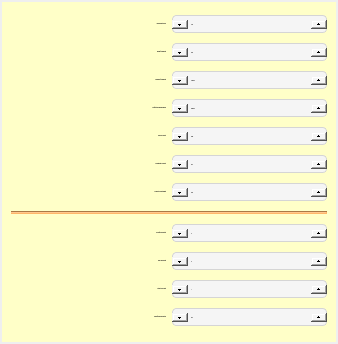
       <widget class="QWidget" name="scrollAreaWidgetContents">
        <property name="geometry">
         <rect>
          <x>0</x>
          <y>0</y>
          <width>338</width>
          <height>344</height>
         </rect>
        </property>
        <layout class="QGridLayout" name="gridLayout">
         <property name="leftMargin">
          <number>2</number>
         </property>
         <property name="topMargin">
          <number>2</number>
         </property>
         <property name="rightMargin">
          <number>2</number>
         </property>
         <property name="bottomMargin">
          <number>2</number>
         </property>
         <property name="spacing">
          <number>2</number>
         </property>
         <item row="0" column="0">
          <widget class="QWidget" name="widget" native="true">
           <property name="minimumSize">
            <size>
             <width>0</width>
             <height>0</height>
            </size>
           </property>
           <property name="styleSheet">
            <string notr="true">background-color: #ffffc8;</string>
           </property>
           <layout class="QGridLayout" name="gridLayout_5">
            <item row="13" column="0">
             <widget class="QLabel" name="label_14">
              <property name="minimumSize">
               <size>
                <width>50</width>
                <height>0</height>
               </size>
              </property>
              <property name="maximumSize">
               <size>
                <width>200</width>
                <height>16777215</height>
               </size>
              </property>
              <property name="font">
               <font>
                <family>Arial</family>
                <pointsize>-1</pointsize>
                <bold>true</bold>
               </font>
              </property>
              <property name="styleSheet">
               <string notr="true">color: black</string>
              </property>
              <property name="text">
               <string>Кількість потоків</string>
              </property>
              <property name="alignment">
               <set>Qt::AlignRight|Qt::AlignTrailing|Qt::AlignVCenter</set>
              </property>
             </widget>
            </item>
            <item row="7" column="1">
             <widget class="QDoubleSpinBox" name="ScoutsRandomnessSB">
              <property name="minimumSize">
               <size>
                <width>50</width>
                <height>0</height>
               </size>
              </property>
              <property name="maximumSize">
               <size>
                <width>200</width>
                <height>16777215</height>
               </size>
              </property>
              <property name="font">
               <font>
                <family>Arial Black</family>
                <pointsize>-1</pointsize>
                <bold>true</bold>
               </font>
              </property>
              <property name="styleSheet">
               <string notr="true">QDoubleSpinBox {
	border: 1px solid #d5d5d5; 
    background-color: #f5f5f5;        
	border-radius: 4px;        
	selection-background-color: #00000000;
	selection-color: #000088;
	qproperty-alignment: 'AlignCenter';
	color: black;
}

QDoubleSpinBox::down-button {
  border-radius: 4px;
  width: 20px;               
  height: 13px;               
  image: url(:/AntsSettingsVisual/decrease.png);
}
QDoubleSpinBox::up-button {
  border-radius: 4px;
  width: 20px;               
  height: 13px;               
  image: url(:/AntsSettingsVisual/increase.png);
}

QDoubleSpinBox::up-button:pressed, QDoubleSpinBox::down-button:pressed {	
	border-radius: 4px;
    background-color: #d5d5d5;       
    width: 20px;              
    height: 13px;               
}

QDoubleSpinBox::up-button { 
	subcontrol-origin: border; 
	subcontrol-position: right;
}
QDoubleSpinBox::down-button { 
	subcontrol-origin: border; 
	subcontrol-position: left; 
}

QDoubleSpinBox::editor {
    alignment: AlignCenter; 
}
</string>
              </property>
              <property name="maximum">
               <double>100.000000000000000</double>
              </property>
              <property name="singleStep">
               <double>0.500000000000000</double>
              </property>
              <property name="value">
               <double>2.000000000000000</double>
              </property>
             </widget>
            </item>
            <item row="1" column="0">
             <widget class="QLabel" name="label_8">
              <property name="minimumSize">
               <size>
                <width>50</width>
                <height>0</height>
               </size>
              </property>
              <property name="maximumSize">
               <size>
                <width>200</width>
                <height>16777215</height>
               </size>
              </property>
              <property name="font">
               <font>
                <family>Arial</family>
                <pointsize>-1</pointsize>
                <bold>true</bold>
               </font>
              </property>
              <property name="styleSheet">
               <string notr="true">color: black</string>
              </property>
              <property name="text">
               <string>Вплив феромонів</string>
              </property>
              <property name="alignment">
               <set>Qt::AlignRight|Qt::AlignTrailing|Qt::AlignVCenter</set>
              </property>
             </widget>
            </item>
            <item row="2" column="1">
             <widget class="QDoubleSpinBox" name="lengthToPheromonEffectSB">
              <property name="minimumSize">
               <size>
                <width>50</width>
                <height>0</height>
               </size>
              </property>
              <property name="maximumSize">
               <size>
                <width>200</width>
                <height>16777215</height>
               </size>
              </property>
              <property name="font">
               <font>
                <family>Arial Black</family>
                <pointsize>-1</pointsize>
                <bold>true</bold>
               </font>
              </property>
              <property name="styleSheet">
               <string notr="true">QDoubleSpinBox {
	border: 1px solid #d5d5d5; 
    background-color: #f5f5f5;        
	border-radius: 4px;        
	selection-background-color: #00000000;
	selection-color: #000088;
	qproperty-alignment: 'AlignCenter';
	color: black;
}

QDoubleSpinBox::down-button {
  border-radius: 4px;
  width: 20px;               
  height: 13px;               
  image: url(:/AntsSettingsVisual/decrease.png);
}
QDoubleSpinBox::up-button {
  border-radius: 4px;
  width: 20px;               
  height: 13px;               
  image: url(:/AntsSettingsVisual/increase.png);
}

QDoubleSpinBox::up-button:pressed, QDoubleSpinBox::down-button:pressed {	
	border-radius: 4px;
    background-color: #d5d5d5;       
    width: 20px;              
    height: 13px;               
}

QDoubleSpinBox::up-button { 
	subcontrol-origin: border; 
	subcontrol-position: right;
}
QDoubleSpinBox::down-button { 
	subcontrol-origin: border; 
	subcontrol-position: left; 
}

QDoubleSpinBox::editor {
    alignment: AlignCenter; 
}
</string>
              </property>
              <property name="decimals">
               <number>5</number>
              </property>
              <property name="singleStep">
               <double>0.010000000000000</double>
              </property>
              <property name="value">
               <double>1.000000000000000</double>
              </property>
             </widget>
            </item>
            <item row="2" column="0">
             <widget class="QLabel" name="label_10">
              <property name="minimumSize">
               <size>
                <width>50</width>
                <height>0</height>
               </size>
              </property>
              <property name="maximumSize">
               <size>
                <width>200</width>
                <height>16777215</height>
               </size>
              </property>
              <property name="font">
               <font>
                <family>Arial</family>
                <pointsize>-1</pointsize>
                <bold>true</bold>
               </font>
              </property>
              <property name="styleSheet">
               <string notr="true">color: black</string>
              </property>
              <property name="text">
               <string>Залишати феромонів</string>
              </property>
              <property name="alignment">
               <set>Qt::AlignRight|Qt::AlignTrailing|Qt::AlignVCenter</set>
              </property>
             </widget>
            </item>
            <item row="10" column="0">
             <widget class="QLabel" name="label_11">
              <property name="minimumSize">
               <size>
                <width>50</width>
                <height>0</height>
               </size>
              </property>
              <property name="maximumSize">
               <size>
                <width>200</width>
                <height>16777215</height>
               </size>
              </property>
              <property name="font">
               <font>
                <family>Arial</family>
                <pointsize>-1</pointsize>
                <bold>true</bold>
               </font>
              </property>
              <property name="styleSheet">
               <string notr="true">color: black</string>
              </property>
              <property name="text">
               <string>Макс. переходів</string>
              </property>
              <property name="alignment">
               <set>Qt::AlignRight|Qt::AlignTrailing|Qt::AlignVCenter</set>
              </property>
             </widget>
            </item>
            <item row="6" column="1">
             <widget class="QSpinBox" name="ScoutsNumberSB">
              <property name="font">
               <font>
                <family>Arial Black</family>
                <pointsize>-1</pointsize>
                <bold>true</bold>
               </font>
              </property>
              <property name="styleSheet">
               <string notr="true">QSpinBox {
	border: 1px solid #d5d5d5; 
    background-color: #f5f5f5;        
	border-radius: 4px;        
	selection-background-color: #00000000;
	selection-color: #000088;
	qproperty-alignment: 'AlignCenter';
	color: black;
}
QSpinBox::down-button {
  border-radius: 4px;
  width: 20px;               
  height: 13px;               
  image: url(:/AntsSettingsVisual/decrease.png);
}
QSpinBox::up-button {
  border-radius: 4px;
  width: 20px;               
  height: 13px;               
  image: url(:/AntsSettingsVisual/increase.png);
}
QSpinBox::up-button:pressed, QSpinBox::down-button:pressed {	
	border-radius: 4px;
    background-color: #d5d5d5;       
    width: 20px;              
    height: 13px;               
}
QSpinBox::up-button { 
	subcontrol-origin: border; 
	subcontrol-position: right;
}
QSpinBox::down-button { 
	subcontrol-origin: border; 
	subcontrol-position: left; 
}
QSpinBox::editor {
    alignment: AlignCenter; 
}
</string>
              </property>
              <property name="maximum">
               <number>1000000000</number>
              </property>
              <property name="singleStep">
               <number>50</number>
              </property>
              <property name="value">
               <number>100</number>
              </property>
             </widget>
            </item>
            <item row="9" column="1">
             <widget class="QSpinBox" name="GenerationsPopulationSB">
              <property name="font">
               <font>
                <family>Arial Black</family>
                <pointsize>-1</pointsize>
                <bold>true</bold>
               </font>
              </property>
              <property name="styleSheet">
               <string notr="true">QSpinBox {
	border: 1px solid #d5d5d5; 
    background-color: #f5f5f5;        
	border-radius: 4px;        
	selection-background-color: #00000000;
	selection-color: #000088;
	qproperty-alignment: 'AlignCenter';
	color: black;
}
QSpinBox::down-button {
  border-radius: 4px;
  width: 20px;               
  height: 13px;               
  image: url(:/AntsSettingsVisual/decrease.png);
}
QSpinBox::up-button {
  border-radius: 4px;
  width: 20px;               
  height: 13px;               
  image: url(:/AntsSettingsVisual/increase.png);
}
QSpinBox::up-button:pressed, QSpinBox::down-button:pressed {	
	border-radius: 4px;
    background-color: #d5d5d5;       
    width: 20px;              
    height: 13px;               
}
QSpinBox::up-button { 
	subcontrol-origin: border; 
	subcontrol-position: right;
}
QSpinBox::down-button { 
	subcontrol-origin: border; 
	subcontrol-position: left; 
}
QSpinBox::editor {
    alignment: AlignCenter; 
}
</string>
              </property>
              <property name="minimum">
               <number>0</number>
              </property>
              <property name="maximum">
               <number>1000000000</number>
              </property>
              <property name="singleStep">
               <number>1</number>
              </property>
              <property name="value">
               <number>0</number>
              </property>
             </widget>
            </item>
            <item row="6" column="0">
             <widget class="QLabel" name="label_13">
              <property name="minimumSize">
               <size>
                <width>50</width>
                <height>0</height>
               </size>
              </property>
              <property name="maximumSize">
               <size>
                <width>200</width>
                <height>16777215</height>
               </size>
              </property>
              <property name="font">
               <font>
                <family>Arial</family>
                <pointsize>-1</pointsize>
                <bold>true</bold>
               </font>
              </property>
              <property name="styleSheet">
               <string notr="true">color: black</string>
              </property>
              <property name="text">
               <string>Розвідників у колонії</string>
              </property>
              <property name="alignment">
               <set>Qt::AlignRight|Qt::AlignTrailing|Qt::AlignVCenter</set>
              </property>
             </widget>
            </item>
            <item row="3" column="0">
             <widget class="QLabel" name="label_9">
              <property name="minimumSize">
               <size>
                <width>50</width>
                <height>0</height>
               </size>
              </property>
              <property name="maximumSize">
               <size>
                <width>200</width>
                <height>16777215</height>
               </size>
              </property>
              <property name="font">
               <font>
                <family>Arial</family>
                <pointsize>-1</pointsize>
                <bold>true</bold>
               </font>
              </property>
              <property name="styleSheet">
               <string notr="true">color: black</string>
              </property>
              <property name="text">
               <string>Коефіцієнт випаровування</string>
              </property>
              <property name="alignment">
               <set>Qt::AlignRight|Qt::AlignTrailing|Qt::AlignVCenter</set>
              </property>
             </widget>
            </item>
            <item row="4" column="0">
             <widget class="QLabel" name="label_12">
              <property name="minimumSize">
               <size>
                <width>50</width>
                <height>0</height>
               </size>
              </property>
              <property name="maximumSize">
               <size>
                <width>200</width>
                <height>16777215</height>
               </size>
              </property>
              <property name="font">
               <font>
                <family>Arial</family>
                <pointsize>-1</pointsize>
                <bold>true</bold>
               </font>
              </property>
              <property name="styleSheet">
               <string notr="true">color: black</string>
              </property>
              <property name="text">
               <string>Мурах в колонії</string>
              </property>
              <property name="alignment">
               <set>Qt::AlignRight|Qt::AlignTrailing|Qt::AlignVCenter</set>
              </property>
             </widget>
            </item>
            <item row="9" column="0">
             <widget class="QLabel" name="label_16">
              <property name="minimumSize">
               <size>
                <width>50</width>
                <height>0</height>
               </size>
              </property>
              <property name="maximumSize">
               <size>
                <width>200</width>
                <height>16777215</height>
               </size>
              </property>
              <property name="font">
               <font>
                <family>Arial</family>
                <pointsize>-1</pointsize>
                <bold>true</bold>
               </font>
              </property>
              <property name="styleSheet">
               <string notr="true">color: black</string>
              </property>
              <property name="text">
               <string>Колоній в поколінні</string>
              </property>
              <property name="alignment">
               <set>Qt::AlignRight|Qt::AlignTrailing|Qt::AlignVCenter</set>
              </property>
             </widget>
            </item>
            <item row="7" column="0">
             <widget class="QLabel" name="label_17">
              <property name="minimumSize">
               <size>
                <width>50</width>
                <height>0</height>
               </size>
              </property>
              <property name="maximumSize">
               <size>
                <width>200</width>
                <height>16777215</height>
               </size>
              </property>
              <property name="font">
               <font>
                <family>Arial</family>
                <pointsize>-1</pointsize>
                <bold>true</bold>
               </font>
              </property>
              <property name="styleSheet">
               <string notr="true">color: black</string>
              </property>
              <property name="text">
               <string>Зухвалість розвідників</string>
              </property>
              <property name="alignment">
               <set>Qt::AlignRight|Qt::AlignTrailing|Qt::AlignVCenter</set>
              </property>
             </widget>
            </item>
            <item row="13" column="1">
             <widget class="QSpinBox" name="ColoniesNumberSB">
              <property name="font">
               <font>
                <family>Arial Black</family>
                <pointsize>-1</pointsize>
                <bold>true</bold>
               </font>
              </property>
              <property name="styleSheet">
               <string notr="true">QSpinBox {
	border: 1px solid #d5d5d5; 
    background-color: #f5f5f5;        
	border-radius: 4px;        
	selection-background-color: #00000000;
	selection-color: #000088;
	qproperty-alignment: 'AlignCenter';
	color: black;
}
QSpinBox::down-button {
  border-radius: 4px;
  width: 20px;               
  height: 13px;               
  image: url(:/AntsSettingsVisual/decrease.png);
}
QSpinBox::up-button {
  border-radius: 4px;
  width: 20px;               
  height: 13px;               
  image: url(:/AntsSettingsVisual/increase.png);
}
QSpinBox::up-button:pressed, QSpinBox::down-button:pressed {	
	border-radius: 4px;
    background-color: #d5d5d5;       
    width: 20px;              
    height: 13px;               
}
QSpinBox::up-button { 
	subcontrol-origin: border; 
	subcontrol-position: right;
}
QSpinBox::down-button { 
	subcontrol-origin: border; 
	subcontrol-position: left; 
}
QSpinBox::editor {
    alignment: AlignCenter; 
}
</string>
              </property>
              <property name="minimum">
               <number>1</number>
              </property>
              <property name="maximum">
               <number>10000</number>
              </property>
              <property name="value">
               <number>1</number>
              </property>
             </widget>
            </item>
            <item row="8" column="0" colspan="2">
             <widget class="Line" name="line">
              <property name="styleSheet">
               <string notr="true">background-color: #ffb669;</string>
              </property>
              <property name="orientation">
               <enum>Qt::Horizontal</enum>
              </property>
             </widget>
            </item>
            <item row="10" column="1">
             <widget class="QSpinBox" name="MaxTransitionsNumberSB">
              <property name="font">
               <font>
                <family>Arial Black</family>
                <pointsize>-1</pointsize>
                <bold>true</bold>
               </font>
              </property>
              <property name="styleSheet">
               <string notr="true">QSpinBox {
	border: 1px solid #d5d5d5; 
    background-color: #f5f5f5;        
	border-radius: 4px;        
	selection-background-color: #00000000;
	selection-color: #000088;
	qproperty-alignment: 'AlignCenter';
	color: black;
}
QSpinBox::down-button {
  border-radius: 4px;
  width: 20px;               
  height: 13px;               
  image: url(:/AntsSettingsVisual/decrease.png);
}
QSpinBox::up-button {
  border-radius: 4px;
  width: 20px;               
  height: 13px;               
  image: url(:/AntsSettingsVisual/increase.png);
}
QSpinBox::up-button:pressed, QSpinBox::down-button:pressed {	
	border-radius: 4px;
    background-color: #d5d5d5;       
    width: 20px;              
    height: 13px;               
}
QSpinBox::up-button { 
	subcontrol-origin: border; 
	subcontrol-position: right;
}
QSpinBox::down-button { 
	subcontrol-origin: border; 
	subcontrol-position: left; 
}
QSpinBox::editor {
    alignment: AlignCenter; 
}
</string>
              </property>
              <property name="minimum">
               <number>3</number>
              </property>
              <property name="value">
               <number>5</number>
              </property>
             </widget>
            </item>
            <item row="0" column="1">
             <widget class="QDoubleSpinBox" name="lengthEffectSB">
              <property name="minimumSize">
               <size>
                <width>50</width>
                <height>0</height>
               </size>
              </property>
              <property name="maximumSize">
               <size>
                <width>200</width>
                <height>16777215</height>
               </size>
              </property>
              <property name="font">
               <font>
                <family>Arial Black</family>
                <pointsize>-1</pointsize>
                <bold>true</bold>
               </font>
              </property>
              <property name="styleSheet">
               <string notr="true">QDoubleSpinBox {
	border: 1px solid #d5d5d5; 
    background-color: #f5f5f5;        
	border-radius: 4px;        
	selection-background-color: #00000000;
	selection-color: #000088;
	qproperty-alignment: 'AlignCenter';
	color: black;
}

QDoubleSpinBox::down-button {
  border-radius: 4px;
  width: 20px;               
  height: 13px;               
  image: url(:/AntsSettingsVisual/decrease.png);
}
QDoubleSpinBox::up-button {
  border-radius: 4px;
  width: 20px;               
  height: 13px;               
  image: url(:/AntsSettingsVisual/increase.png);
}

QDoubleSpinBox::up-button:pressed, QDoubleSpinBox::down-button:pressed {	
	border-radius: 4px;
    background-color: #d5d5d5;       
    width: 20px;              
    height: 13px;               
}

QDoubleSpinBox::up-button { 
	subcontrol-origin: border; 
	subcontrol-position: right;
}
QDoubleSpinBox::down-button { 
	subcontrol-origin: border; 
	subcontrol-position: left; 
}

QDoubleSpinBox::editor {
    alignment: AlignCenter; 
}
</string>
              </property>
              <property name="maximum">
               <double>100.000000000000000</double>
              </property>
              <property name="singleStep">
               <double>0.500000000000000</double>
              </property>
              <property name="value">
               <double>1.000000000000000</double>
              </property>
             </widget>
            </item>
            <item row="0" column="0">
             <widget class="QLabel" name="label_7">
              <property name="minimumSize">
               <size>
                <width>50</width>
                <height>0</height>
               </size>
              </property>
              <property name="maximumSize">
               <size>
                <width>200</width>
                <height>16777215</height>
               </size>
              </property>
              <property name="font">
               <font>
                <family>Arial</family>
                <pointsize>-1</pointsize>
                <bold>true</bold>
               </font>
              </property>
              <property name="styleSheet">
               <string notr="true">color: black</string>
              </property>
              <property name="text">
               <string>Вплив жадібности</string>
              </property>
              <property name="alignment">
               <set>Qt::AlignRight|Qt::AlignTrailing|Qt::AlignVCenter</set>
              </property>
             </widget>
            </item>
            <item row="3" column="1">
             <widget class="QDoubleSpinBox" name="EvaporationCoefficientSB">
              <property name="minimumSize">
               <size>
                <width>50</width>
                <height>0</height>
               </size>
              </property>
              <property name="maximumSize">
               <size>
                <width>200</width>
                <height>16777215</height>
               </size>
              </property>
              <property name="font">
               <font>
                <family>Arial Black</family>
                <pointsize>-1</pointsize>
                <bold>true</bold>
               </font>
              </property>
              <property name="styleSheet">
               <string notr="true">QDoubleSpinBox {
	border: 1px solid #d5d5d5; 
    background-color: #f5f5f5;        
	border-radius: 4px;        
	selection-background-color: #00000000;
	selection-color: #000088;
	qproperty-alignment: 'AlignCenter';
	color: black;
}

QDoubleSpinBox::down-button {
  border-radius: 4px;
  width: 20px;               
  height: 13px;               
  image: url(:/AntsSettingsVisual/decrease.png);
}
QDoubleSpinBox::up-button {
  border-radius: 4px;
  width: 20px;               
  height: 13px;               
  image: url(:/AntsSettingsVisual/increase.png);
}

QDoubleSpinBox::up-button:pressed, QDoubleSpinBox::down-button:pressed {	
	border-radius: 4px;
    background-color: #d5d5d5;       
    width: 20px;              
    height: 13px;               
}

QDoubleSpinBox::up-button { 
	subcontrol-origin: border; 
	subcontrol-position: right;
}
QDoubleSpinBox::down-button { 
	subcontrol-origin: border; 
	subcontrol-position: left; 
}

QDoubleSpinBox::editor {
    alignment: AlignCenter; 
}
</string>
              </property>
              <property name="decimals">
               <number>5</number>
              </property>
              <property name="singleStep">
               <double>0.010000000000000</double>
              </property>
              <property name="value">
               <double>0.800000000000000</double>
              </property>
             </widget>
            </item>
            <item row="1" column="1">
             <widget class="QDoubleSpinBox" name="pheromonesEffectSB">
              <property name="minimumSize">
               <size>
                <width>50</width>
                <height>0</height>
               </size>
              </property>
              <property name="maximumSize">
               <size>
                <width>200</width>
                <height>16777215</height>
               </size>
              </property>
              <property name="font">
               <font>
                <family>Arial Black</family>
                <pointsize>-1</pointsize>
                <bold>true</bold>
               </font>
              </property>
              <property name="styleSheet">
               <string notr="true">QDoubleSpinBox {
	border: 1px solid #d5d5d5; 
    background-color: #f5f5f5;        
	border-radius: 4px;        
	selection-background-color: #00000000;
	selection-color: #000088;
	qproperty-alignment: 'AlignCenter';
	color: black;
}

QDoubleSpinBox::down-button {
  border-radius: 4px;
  width: 20px;               
  height: 13px;               
  image: url(:/AntsSettingsVisual/decrease.png);
}
QDoubleSpinBox::up-button {
  border-radius: 4px;
  width: 20px;               
  height: 13px;               
  image: url(:/AntsSettingsVisual/increase.png);
}

QDoubleSpinBox::up-button:pressed, QDoubleSpinBox::down-button:pressed {	
	border-radius: 4px;
    background-color: #d5d5d5;       
    width: 20px;              
    height: 13px;               
}

QDoubleSpinBox::up-button { 
	subcontrol-origin: border; 
	subcontrol-position: right;
}
QDoubleSpinBox::down-button { 
	subcontrol-origin: border; 
	subcontrol-position: left; 
}

QDoubleSpinBox::editor {
    alignment: AlignCenter; 
}
</string>
              </property>
              <property name="singleStep">
               <double>0.500000000000000</double>
              </property>
              <property name="value">
               <double>2.000000000000000</double>
              </property>
             </widget>
            </item>
            <item row="4" column="1">
             <widget class="QSpinBox" name="AntsNumberSB">
              <property name="font">
               <font>
                <family>Arial Black</family>
                <pointsize>-1</pointsize>
                <bold>true</bold>
               </font>
              </property>
              <property name="styleSheet">
               <string notr="true">QSpinBox {
	border: 1px solid #d5d5d5; 
    background-color: #f5f5f5;        
	border-radius: 4px;        
	selection-background-color: #00000000;
	selection-color: #000088;
	qproperty-alignment: 'AlignCenter';
	color: black;
}
QSpinBox::down-button {
  border-radius: 4px;
  width: 20px;               
  height: 13px;               
  image: url(:/AntsSettingsVisual/decrease.png);
}
QSpinBox::up-button {
  border-radius: 4px;
  width: 20px;               
  height: 13px;               
  image: url(:/AntsSettingsVisual/increase.png);
}
QSpinBox::up-button:pressed, QSpinBox::down-button:pressed {	
	border-radius: 4px;
    background-color: #d5d5d5;       
    width: 20px;              
    height: 13px;               
}
QSpinBox::up-button { 
	subcontrol-origin: border; 
	subcontrol-position: right;
}
QSpinBox::down-button { 
	subcontrol-origin: border; 
	subcontrol-position: left; 
}
QSpinBox::editor {
    alignment: AlignCenter; 
}
</string>
              </property>
              <property name="minimum">
               <number>1</number>
              </property>
              <property name="maximum">
               <number>1000000000</number>
              </property>
              <property name="singleStep">
               <number>500</number>
              </property>
              <property name="value">
               <number>1000</number>
              </property>
             </widget>
            </item>
            <item row="14" column="1">
             <widget class="QSpinBox" name="MutationIterationsNumberSB">
              <property name="font">
               <font>
                <family>Arial Black</family>
                <pointsize>-1</pointsize>
                <bold>true</bold>
               </font>
              </property>
              <property name="styleSheet">
               <string notr="true">QSpinBox {
	border: 1px solid #d5d5d5; 
    background-color: #f5f5f5;        
	border-radius: 4px;        
	selection-background-color: #00000000;
	selection-color: #000088;
	qproperty-alignment: 'AlignCenter';
	color: black;
}
QSpinBox::down-button {
  border-radius: 4px;
  width: 20px;               
  height: 13px;               
  image: url(:/AntsSettingsVisual/decrease.png);
}
QSpinBox::up-button {
  border-radius: 4px;
  width: 20px;               
  height: 13px;               
  image: url(:/AntsSettingsVisual/increase.png);
}
QSpinBox::up-button:pressed, QSpinBox::down-button:pressed {	
	border-radius: 4px;
    background-color: #d5d5d5;       
    width: 20px;              
    height: 13px;               
}
QSpinBox::up-button { 
	subcontrol-origin: border; 
	subcontrol-position: right;
}
QSpinBox::down-button { 
	subcontrol-origin: border; 
	subcontrol-position: left; 
}
QSpinBox::editor {
    alignment: AlignCenter; 
}
</string>
              </property>
              <property name="maximum">
               <number>1000000000</number>
              </property>
              <property name="singleStep">
               <number>50</number>
              </property>
              <property name="value">
               <number>100</number>
              </property>
             </widget>
            </item>
            <item row="14" column="0">
             <widget class="QLabel" name="label_18">
              <property name="minimumSize">
               <size>
                <width>50</width>
                <height>0</height>
               </size>
              </property>
              <property name="maximumSize">
               <size>
                <width>200</width>
                <height>16777215</height>
               </size>
              </property>
              <property name="font">
               <font>
                <family>Arial</family>
                <pointsize>-1</pointsize>
                <bold>true</bold>
               </font>
              </property>
              <property name="styleSheet">
               <string notr="true">color: black</string>
              </property>
              <property name="text">
               <string>Ітерацій перед мутацією</string>
              </property>
              <property name="alignment">
               <set>Qt::AlignRight|Qt::AlignTrailing|Qt::AlignVCenter</set>
              </property>
             </widget>
            </item>
           </layout>
          </widget>
         </item>
        </layout>
       </widget>
